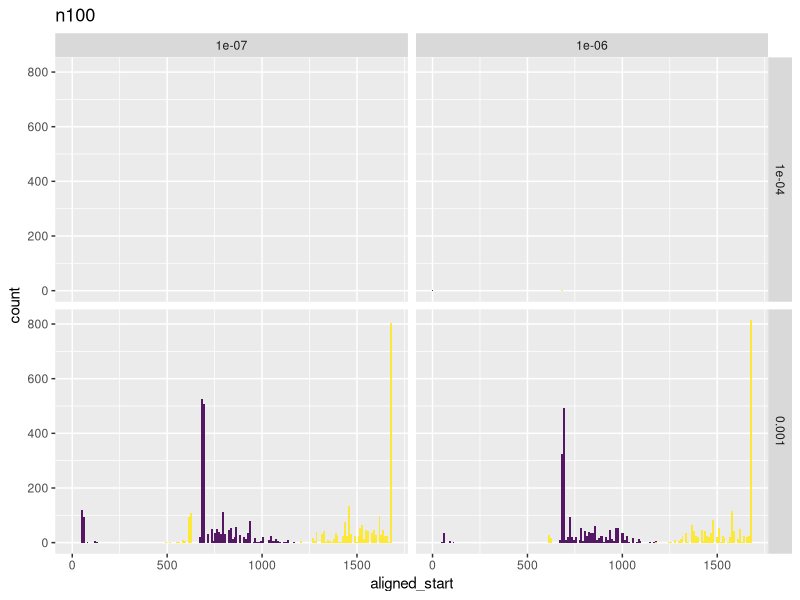
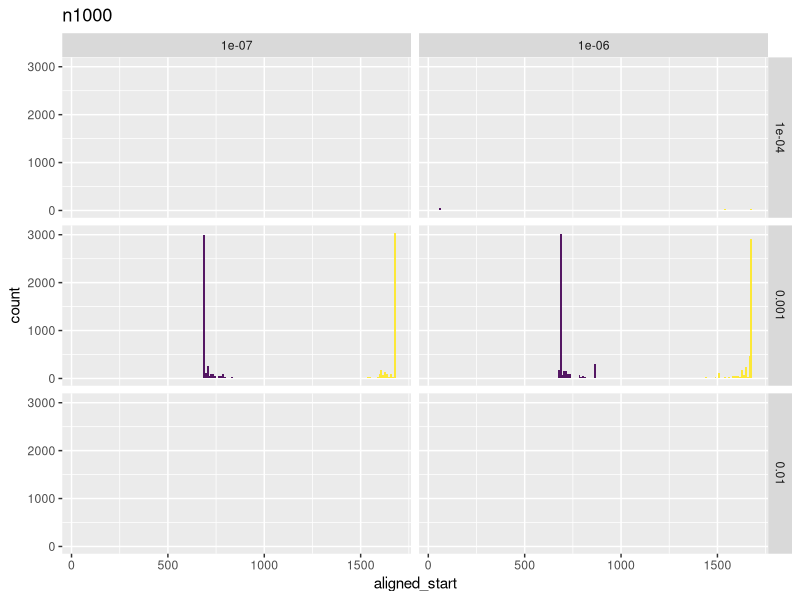
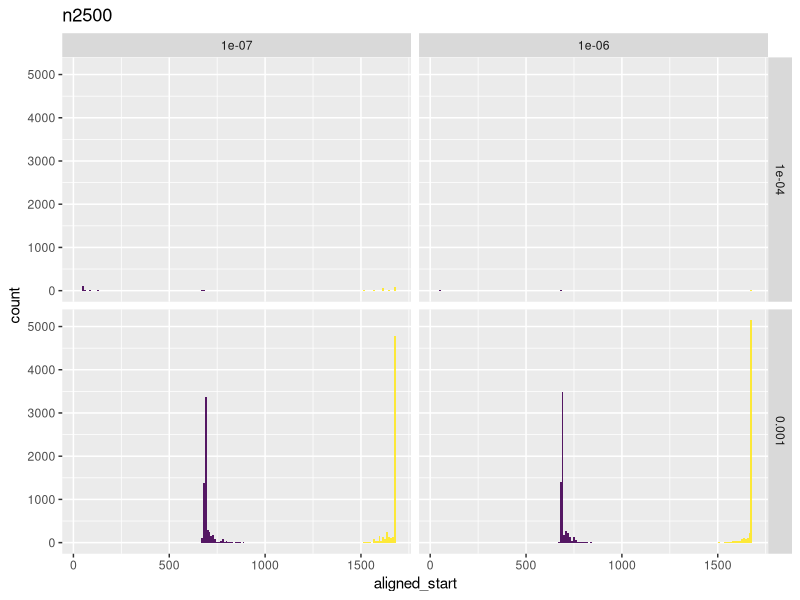
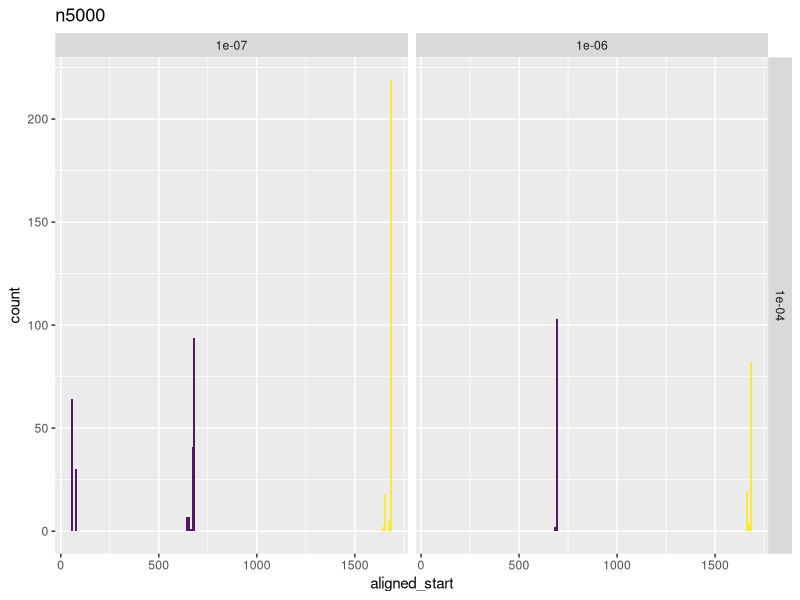

Write R code to recreate these figures, in order.
library(ggplot2)
library(viridis)
library(dplyr)

setwd("~/GitHub/rec-bench/")
x <- read.csv("out/geneconv_s_stats_long.csv")

# Plot all start and end breakpoints
x100 <- filter(x, seqLen == 100)
x1000 <- filter(x, seqLen == 1000)
x2500 <- filter(x, seqLen == 2500)
x5000 <- filter(x, seqLen == 5000)

ggplot(x100) +
  geom_histogram(aes(aligned_start), bins = 168, fill = "#440154FF", alpha = 0.9) +
  geom_histogram(aes(aligned_end), bins = 168, fill = "#FDE725FF", alpha = 0.9) +
  facet_grid(rows = vars(mut),
             cols = vars(rec)) +
  labs(title = 'n100')

ggplot(x1000) +
  geom_histogram(aes(aligned_start), bins = 168, fill = "#440154FF", alpha = 0.9) +
  geom_histogram(aes(aligned_end), bins = 168, fill = "#FDE725FF", alpha = 0.9) +
  facet_grid(rows = vars(mut),
             cols = vars(rec)) +
  labs(title = 'n1000')

ggplot(x2500) +
  geom_histogram(aes(aligned_start), bins = 168, fill = "#440154FF", alpha = 0.9) +
  geom_histogram(aes(aligned_end), bins = 168, fill = "#FDE725FF", alpha = 0.9) +
  facet_grid(rows = vars(mut),
             cols = vars(rec)) +
  labs(title = 'n2500')

ggplot(x5000) +
  geom_histogram(aes(aligned_start), bins = 168, fill = "#440154FF", alpha = 0.9) +
  geom_histogram(aes(aligned_end), bins = 168, fill = "#FDE725FF", alpha = 0.9) +
  facet_grid(rows = vars(mut),
             cols = vars(rec)) +
  labs(title = 'n5000')
